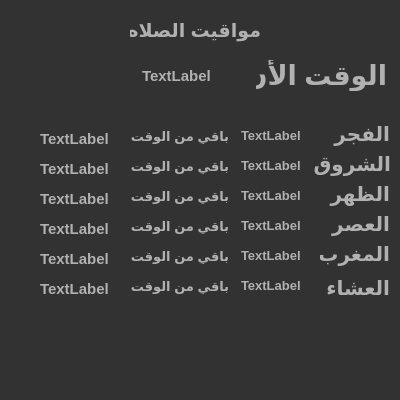
<?xml version="1.0" encoding="UTF-8"?>
<ui version="4.0">
 <class>MainWindow</class>
 <widget class="QMainWindow" name="MainWindow">
  <property name="enabled">
   <bool>true</bool>
  </property>
  <property name="geometry">
   <rect>
    <x>0</x>
    <y>0</y>
    <width>400</width>
    <height>400</height>
   </rect>
  </property>
  <property name="minimumSize">
   <size>
    <width>400</width>
    <height>0</height>
   </size>
  </property>
  <property name="maximumSize">
   <size>
    <width>400</width>
    <height>400</height>
   </size>
  </property>
  <property name="font">
   <font>
    <pointsize>10</pointsize>
   </font>
  </property>
  <property name="tabletTracking">
   <bool>false</bool>
  </property>
  <property name="contextMenuPolicy">
   <enum>Qt::DefaultContextMenu</enum>
  </property>
  <property name="windowTitle">
   <string>MainWindow</string>
  </property>
  <property name="layoutDirection">
   <enum>Qt::RightToLeft</enum>
  </property>
  <property name="autoFillBackground">
   <bool>false</bool>
  </property>
  <property name="styleSheet">
   <string notr="true">QToolTip
{
     border: 1px solid black;
     background-color: #ffa02f;
     padding: 1px;
     border-radius: 3px;
     opacity: 100;
}

QWidget
{
    color: #b1b1b1;
    background-color: #323232;
}

QTreeView, QListView
{
    background-color: silver;
    margin-left: 5px;
}

QWidget:item:hover
{
    background-color: QLinearGradient( x1: 0, y1: 0, x2: 0, y2: 1, stop: 0 #ffa02f, stop: 1 #ca0619);
    color: #000000;
}

QWidget:item:selected
{
    background-color: QLinearGradient( x1: 0, y1: 0, x2: 0, y2: 1, stop: 0 #ffa02f, stop: 1 #d7801a);
}

QMenuBar::item
{
    background: transparent;
}

QMenuBar::item:selected
{
    background: transparent;
    border: 1px solid #ffaa00;
}

QMenuBar::item:pressed
{
    background: #444;
    border: 1px solid #000;
    background-color: QLinearGradient(
        x1:0, y1:0,
        x2:0, y2:1,
        stop:1 #212121,
        stop:0.4 #343434/*,
        stop:0.2 #343434,
        stop:0.1 #ffaa00*/
    );
    margin-bottom:-1px;
    padding-bottom:1px;
}

QMenu
{
    border: 1px solid #000;
}

QMenu::item
{
    padding: 2px 20px 2px 20px;
}

QMenu::item:selected
{
    color: #000000;
}

QWidget:disabled
{
    color: #808080;
    background-color: #323232;
}

QAbstractItemView
{
    background-color: QLinearGradient( x1: 0, y1: 0, x2: 0, y2: 1, stop: 0 #4d4d4d, stop: 0.1 #646464, stop: 1 #5d5d5d);
}

QWidget:focus
{
    /*border: 1px solid darkgray;*/
}

QLineEdit
{
    background-color: QLinearGradient( x1: 0, y1: 0, x2: 0, y2: 1, stop: 0 #4d4d4d, stop: 0 #646464, stop: 1 #5d5d5d);
    padding: 1px;
    border-style: solid;
    border: 1px solid #1e1e1e;
    border-radius: 5;
}

QPushButton
{
    color: #b1b1b1;
    background-color: QLinearGradient( x1: 0, y1: 0, x2: 0, y2: 1, stop: 0 #565656, stop: 0.1 #525252, stop: 0.5 #4e4e4e, stop: 0.9 #4a4a4a, stop: 1 #464646);
    border-width: 1px;
    border-color: #1e1e1e;
    border-style: solid;
    border-radius: 6;
    padding: 3px;
    font-size: 12px;
    padding-left: 5px;
    padding-right: 5px;
    min-width: 40px;
}

QPushButton:pressed
{
    background-color: QLinearGradient( x1: 0, y1: 0, x2: 0, y2: 1, stop: 0 #2d2d2d, stop: 0.1 #2b2b2b, stop: 0.5 #292929, stop: 0.9 #282828, stop: 1 #252525);
}

QComboBox
{
    selection-background-color: #ffaa00;
    background-color: QLinearGradient( x1: 0, y1: 0, x2: 0, y2: 1, stop: 0 #565656, stop: 0.1 #525252, stop: 0.5 #4e4e4e, stop: 0.9 #4a4a4a, stop: 1 #464646);
    border-style: solid;
    border: 1px solid #1e1e1e;
    border-radius: 5;
}

QComboBox:hover,QPushButton:hover
{
    border: 2px solid QLinearGradient( x1: 0, y1: 0, x2: 0, y2: 1, stop: 0 #ffa02f, stop: 1 #d7801a);
}


QComboBox:on
{
    padding-top: 3px;
    padding-left: 4px;
    background-color: QLinearGradient( x1: 0, y1: 0, x2: 0, y2: 1, stop: 0 #2d2d2d, stop: 0.1 #2b2b2b, stop: 0.5 #292929, stop: 0.9 #282828, stop: 1 #252525);
    selection-background-color: #ffaa00;
}

QComboBox QAbstractItemView
{
    border: 2px solid darkgray;
    selection-background-color: QLinearGradient( x1: 0, y1: 0, x2: 0, y2: 1, stop: 0 #ffa02f, stop: 1 #d7801a);
}

QComboBox::drop-down
{
     subcontrol-origin: padding;
     subcontrol-position: top right;
     width: 15px;

     border-left-width: 0px;
     border-left-color: darkgray;
     border-left-style: solid; /* just a single line */
     border-top-right-radius: 3px; /* same radius as the QComboBox */
     border-bottom-right-radius: 3px;
 }

QComboBox::down-arrow
{
     image: url(:/dark_orange/img/down_arrow.png);
}

QGroupBox
{
    border: 1px solid darkgray;
    margin-top: 10px;
}

QGroupBox:focus
{
    border: 1px solid darkgray;
}

QTextEdit:focus
{
    border: 1px solid darkgray;
}

QScrollBar:horizontal {
     border: 1px solid #222222;
     background: QLinearGradient( x1: 0, y1: 0, x2: 0, y2: 1, stop: 0.0 #121212, stop: 0.2 #282828, stop: 1 #484848);
     height: 7px;
     margin: 0px 16px 0 16px;
}

QScrollBar::handle:horizontal
{
      background: QLinearGradient( x1: 0, y1: 0, x2: 1, y2: 0, stop: 0 #ffa02f, stop: 0.5 #d7801a, stop: 1 #ffa02f);
      min-height: 20px;
      border-radius: 2px;
}

QScrollBar::add-line:horizontal {
      border: 1px solid #1b1b19;
      border-radius: 2px;
      background: QLinearGradient( x1: 0, y1: 0, x2: 1, y2: 0, stop: 0 #ffa02f, stop: 1 #d7801a);
      width: 14px;
      subcontrol-position: right;
      subcontrol-origin: margin;
}

QScrollBar::sub-line:horizontal {
      border: 1px solid #1b1b19;
      border-radius: 2px;
      background: QLinearGradient( x1: 0, y1: 0, x2: 1, y2: 0, stop: 0 #ffa02f, stop: 1 #d7801a);
      width: 14px;
     subcontrol-position: left;
     subcontrol-origin: margin;
}

QScrollBar::right-arrow:horizontal, QScrollBar::left-arrow:horizontal
{
      border: 1px solid black;
      width: 1px;
      height: 1px;
      background: white;
}

QScrollBar::add-page:horizontal, QScrollBar::sub-page:horizontal
{
      background: none;
}

QScrollBar:vertical
{
      background: QLinearGradient( x1: 0, y1: 0, x2: 1, y2: 0, stop: 0.0 #121212, stop: 0.2 #282828, stop: 1 #484848);
      width: 7px;
      margin: 16px 0 16px 0;
      border: 1px solid #222222;
}

QScrollBar::handle:vertical
{
      background: QLinearGradient( x1: 0, y1: 0, x2: 0, y2: 1, stop: 0 #ffa02f, stop: 0.5 #d7801a, stop: 1 #ffa02f);
      min-height: 20px;
      border-radius: 2px;
}

QScrollBar::add-line:vertical
{
      border: 1px solid #1b1b19;
      border-radius: 2px;
      background: QLinearGradient( x1: 0, y1: 0, x2: 0, y2: 1, stop: 0 #ffa02f, stop: 1 #d7801a);
      height: 14px;
      subcontrol-position: bottom;
      subcontrol-origin: margin;
}

QScrollBar::sub-line:vertical
{
      border: 1px solid #1b1b19;
      border-radius: 2px;
      background: QLinearGradient( x1: 0, y1: 0, x2: 0, y2: 1, stop: 0 #d7801a, stop: 1 #ffa02f);
      height: 14px;
      subcontrol-position: top;
      subcontrol-origin: margin;
}

QScrollBar::up-arrow:vertical, QScrollBar::down-arrow:vertical
{
      border: 1px solid black;
      width: 1px;
      height: 1px;
      background: white;
}


QScrollBar::add-page:vertical, QScrollBar::sub-page:vertical
{
      background: none;
}

QTextEdit
{
    background-color: #242424;
}

QPlainTextEdit
{
    background-color: #242424;
}

QHeaderView::section
{
    background-color: QLinearGradient(x1:0, y1:0, x2:0, y2:1, stop:0 #616161, stop: 0.5 #505050, stop: 0.6 #434343, stop:1 #656565);
    color: white;
    padding-left: 4px;
    border: 1px solid #6c6c6c;
}

QCheckBox:disabled
{
color: #414141;
}

QDockWidget::title
{
    text-align: center;
    spacing: 3px; /* spacing between items in the tool bar */
    background-color: QLinearGradient(x1:0, y1:0, x2:0, y2:1, stop:0 #323232, stop: 0.5 #242424, stop:1 #323232);
}

QDockWidget::close-button, QDockWidget::float-button
{
    text-align: center;
    spacing: 1px; /* spacing between items in the tool bar */
    background-color: QLinearGradient(x1:0, y1:0, x2:0, y2:1, stop:0 #323232, stop: 0.5 #242424, stop:1 #323232);
}

QDockWidget::close-button:hover, QDockWidget::float-button:hover
{
    background: #242424;
}

QDockWidget::close-button:pressed, QDockWidget::float-button:pressed
{
    padding: 1px -1px -1px 1px;
}

QMainWindow::separator
{
    background-color: QLinearGradient(x1:0, y1:0, x2:0, y2:1, stop:0 #161616, stop: 0.5 #151515, stop: 0.6 #212121, stop:1 #343434);
    color: white;
    padding-left: 4px;
    border: 1px solid #4c4c4c;
    spacing: 3px; /* spacing between items in the tool bar */
}

QMainWindow::separator:hover
{

    background-color: QLinearGradient(x1:0, y1:0, x2:0, y2:1, stop:0 #d7801a, stop:0.5 #b56c17 stop:1 #ffa02f);
    color: white;
    padding-left: 4px;
    border: 1px solid #6c6c6c;
    spacing: 3px; /* spacing between items in the tool bar */
}

QToolBar::handle
{
     spacing: 3px; /* spacing between items in the tool bar */
     background: url(:/dark_orange/img/handle.png);
}

QMenu::separator
{
    height: 2px;
    background-color: QLinearGradient(x1:0, y1:0, x2:0, y2:1, stop:0 #161616, stop: 0.5 #151515, stop: 0.6 #212121, stop:1 #343434);
    color: white;
    padding-left: 4px;
    margin-left: 10px;
    margin-right: 5px;
}

QProgressBar
{
    border: 2px solid grey;
    border-radius: 5px;
    text-align: center;
}

QProgressBar::chunk
{
    background-color: #d7801a;
    width: 2.15px;
    margin: 0.5px;
}

QTabBar::tab {
    color: #b1b1b1;
    border: 1px solid #444;
    border-bottom-style: none;
    background-color: #323232;
    padding-left: 10px;
    padding-right: 10px;
    padding-top: 3px;
    padding-bottom: 2px;
    margin-right: -1px;
}

QTabWidget::pane {
    border: 1px solid #444;
    top: 1px;
}

QTabBar::tab:last
{
    margin-right: 0; /* the last selected tab has nothing to overlap with on the right */
    border-top-right-radius: 3px;
}

QTabBar::tab:first:!selected
{
 margin-left: 0px; /* the last selected tab has nothing to overlap with on the right */


    border-top-left-radius: 3px;
}

QTabBar::tab:!selected
{
    color: #b1b1b1;
    border-bottom-style: solid;
    margin-top: 3px;
    background-color: QLinearGradient(x1:0, y1:0, x2:0, y2:1, stop:1 #212121, stop:.4 #343434);
}

QTabBar::tab:selected
{
    border-top-left-radius: 3px;
    border-top-right-radius: 3px;
    margin-bottom: 0px;
}

QTabBar::tab:!selected:hover
{
    /*border-top: 2px solid #ffaa00;
    padding-bottom: 3px;*/
    border-top-left-radius: 3px;
    border-top-right-radius: 3px;
    background-color: QLinearGradient(x1:0, y1:0, x2:0, y2:1, stop:1 #212121, stop:0.4 #343434, stop:0.2 #343434, stop:0.1 #ffaa00);
}

QRadioButton::indicator:checked, QRadioButton::indicator:unchecked{
    color: #b1b1b1;
    background-color: #323232;
    border: 1px solid #b1b1b1;
    border-radius: 6px;
}

QRadioButton::indicator:checked
{
    background-color: qradialgradient(
        cx: 0.5, cy: 0.5,
        fx: 0.5, fy: 0.5,
        radius: 1.0,
        stop: 0.25 #ffaa00,
        stop: 0.3 #323232
    );
}

QCheckBox::indicator{
    color: #b1b1b1;
    background-color: #323232;
    border: 1px solid #b1b1b1;
    width: 9px;
    height: 9px;
}

QRadioButton::indicator
{
    border-radius: 6px;
}

QRadioButton::indicator:hover, QCheckBox::indicator:hover
{
    border: 1px solid #ffaa00;
}

QCheckBox::indicator:checked
{
    image:url(:/dark_orange/img/checkbox.png);
}

QCheckBox::indicator:disabled, QRadioButton::indicator:disabled
{
    border: 1px solid #444;
}


QSlider::groove:horizontal {
    border: 1px solid #3A3939;
    height: 8px;
    background: #201F1F;
    margin: 2px 0;
    border-radius: 2px;
}

QSlider::handle:horizontal {
    background: QLinearGradient( x1: 0, y1: 0, x2: 0, y2: 1,
      stop: 0.0 silver, stop: 0.2 #a8a8a8, stop: 1 #727272);
    border: 1px solid #3A3939;
    width: 14px;
    height: 14px;
    margin: -4px 0;
    border-radius: 2px;
}

QSlider::groove:vertical {
    border: 1px solid #3A3939;
    width: 8px;
    background: #201F1F;
    margin: 0 0px;
    border-radius: 2px;
}

QSlider::handle:vertical {
    background: QLinearGradient( x1: 0, y1: 0, x2: 0, y2: 1, stop: 0.0 silver,
      stop: 0.2 #a8a8a8, stop: 1 #727272);
    border: 1px solid #3A3939;
    width: 14px;
    height: 14px;
    margin: 0 -4px;
    border-radius: 2px;
}

QAbstractSpinBox {
    padding-top: 2px;
    padding-bottom: 2px;
    border: 1px solid darkgray;

    border-radius: 2px;
    min-width: 50px;
}


</string>
  </property>
  <property name="locale">
   <locale language="Arabic" country="Egypt"/>
  </property>
  <property name="documentMode">
   <bool>false</bool>
  </property>
  <widget class="QWidget" name="centralwidget">
   <widget class="QLabel" name="label_2">
    <property name="geometry">
     <rect>
      <x>320</x>
      <y>118</y>
      <width>70</width>
      <height>31</height>
     </rect>
    </property>
    <property name="font">
     <font>
      <pointsize>15</pointsize>
      <weight>75</weight>
      <bold>true</bold>
     </font>
    </property>
    <property name="text">
     <string>الفجر</string>
    </property>
   </widget>
   <widget class="QLabel" name="label_3">
    <property name="geometry">
     <rect>
      <x>310</x>
      <y>148</y>
      <width>81</width>
      <height>31</height>
     </rect>
    </property>
    <property name="font">
     <font>
      <pointsize>15</pointsize>
      <weight>75</weight>
      <bold>true</bold>
     </font>
    </property>
    <property name="text">
     <string>الشروق</string>
    </property>
   </widget>
   <widget class="QLabel" name="label_5">
    <property name="geometry">
     <rect>
      <x>320</x>
      <y>208</y>
      <width>70</width>
      <height>31</height>
     </rect>
    </property>
    <property name="font">
     <font>
      <pointsize>15</pointsize>
      <weight>75</weight>
      <bold>true</bold>
     </font>
    </property>
    <property name="text">
     <string>العصر</string>
    </property>
   </widget>
   <widget class="QLabel" name="label_11">
    <property name="geometry">
     <rect>
      <x>241</x>
      <y>240</y>
      <width>70</width>
      <height>31</height>
     </rect>
    </property>
    <property name="font">
     <font>
      <pointsize>10</pointsize>
      <weight>75</weight>
      <bold>true</bold>
     </font>
    </property>
    <property name="text">
     <string>TextLabel</string>
    </property>
   </widget>
   <widget class="QLabel" name="label_4">
    <property name="geometry">
     <rect>
      <x>320</x>
      <y>178</y>
      <width>70</width>
      <height>31</height>
     </rect>
    </property>
    <property name="font">
     <font>
      <pointsize>15</pointsize>
      <weight>75</weight>
      <bold>true</bold>
     </font>
    </property>
    <property name="text">
     <string>الظهر</string>
    </property>
   </widget>
   <widget class="QLabel" name="label_8">
    <property name="geometry">
     <rect>
      <x>241</x>
      <y>150</y>
      <width>70</width>
      <height>31</height>
     </rect>
    </property>
    <property name="font">
     <font>
      <pointsize>10</pointsize>
      <weight>75</weight>
      <bold>true</bold>
     </font>
    </property>
    <property name="text">
     <string>TextLabel</string>
    </property>
   </widget>
   <widget class="QLabel" name="label_1">
    <property name="geometry">
     <rect>
      <x>241</x>
      <y>120</y>
      <width>70</width>
      <height>31</height>
     </rect>
    </property>
    <property name="font">
     <font>
      <pointsize>10</pointsize>
      <weight>75</weight>
      <bold>true</bold>
     </font>
    </property>
    <property name="text">
     <string>TextLabel</string>
    </property>
   </widget>
   <widget class="QLabel" name="label_7">
    <property name="geometry">
     <rect>
      <x>320</x>
      <y>238</y>
      <width>70</width>
      <height>31</height>
     </rect>
    </property>
    <property name="font">
     <font>
      <pointsize>15</pointsize>
      <weight>75</weight>
      <bold>true</bold>
     </font>
    </property>
    <property name="text">
     <string>المغرب</string>
    </property>
   </widget>
   <widget class="QLabel" name="label_6">
    <property name="geometry">
     <rect>
      <x>320</x>
      <y>278</y>
      <width>70</width>
      <height>19</height>
     </rect>
    </property>
    <property name="font">
     <font>
      <pointsize>15</pointsize>
      <weight>75</weight>
      <bold>true</bold>
     </font>
    </property>
    <property name="text">
     <string>العشاء</string>
    </property>
   </widget>
   <widget class="QLabel" name="label_13">
    <property name="geometry">
     <rect>
      <x>241</x>
      <y>180</y>
      <width>70</width>
      <height>31</height>
     </rect>
    </property>
    <property name="font">
     <font>
      <pointsize>10</pointsize>
      <weight>75</weight>
      <bold>true</bold>
     </font>
    </property>
    <property name="text">
     <string>TextLabel</string>
    </property>
   </widget>
   <widget class="QLabel" name="label">
    <property name="geometry">
     <rect>
      <x>130</x>
      <y>10</y>
      <width>131</width>
      <height>41</height>
     </rect>
    </property>
    <property name="font">
     <font>
      <pointsize>14</pointsize>
      <weight>75</weight>
      <bold>true</bold>
     </font>
    </property>
    <property name="text">
     <string>مواقيت الصلاه</string>
    </property>
    <property name="textFormat">
     <enum>Qt::AutoText</enum>
    </property>
    <property name="margin">
     <number>0</number>
    </property>
   </widget>
   <widget class="QLabel" name="label_12">
    <property name="geometry">
     <rect>
      <x>241</x>
      <y>210</y>
      <width>70</width>
      <height>31</height>
     </rect>
    </property>
    <property name="font">
     <font>
      <pointsize>10</pointsize>
      <weight>75</weight>
      <bold>true</bold>
     </font>
    </property>
    <property name="text">
     <string>TextLabel</string>
    </property>
   </widget>
   <widget class="QLabel" name="label_14">
    <property name="geometry">
     <rect>
      <x>241</x>
      <y>270</y>
      <width>70</width>
      <height>31</height>
     </rect>
    </property>
    <property name="font">
     <font>
      <pointsize>10</pointsize>
      <weight>75</weight>
      <bold>true</bold>
     </font>
    </property>
    <property name="text">
     <string>TextLabel</string>
    </property>
   </widget>
   <widget class="QLabel" name="label_9">
    <property name="geometry">
     <rect>
      <x>142</x>
      <y>55</y>
      <width>100</width>
      <height>41</height>
     </rect>
    </property>
    <property name="font">
     <font>
      <pointsize>11</pointsize>
      <weight>75</weight>
      <bold>true</bold>
     </font>
    </property>
    <property name="text">
     <string>TextLabel</string>
    </property>
   </widget>
   <widget class="QLabel" name="label_10">
    <property name="geometry">
     <rect>
      <x>256</x>
      <y>60</y>
      <width>131</width>
      <height>31</height>
     </rect>
    </property>
    <property name="font">
     <font>
      <pointsize>20</pointsize>
      <weight>75</weight>
      <bold>true</bold>
     </font>
    </property>
    <property name="text">
     <string>الوقت الأن</string>
    </property>
   </widget>
   <widget class="QLabel" name="label_15">
    <property name="geometry">
     <rect>
      <x>129</x>
      <y>151</y>
      <width>100</width>
      <height>31</height>
     </rect>
    </property>
    <property name="font">
     <font>
      <pointsize>10</pointsize>
      <weight>75</weight>
      <bold>true</bold>
     </font>
    </property>
    <property name="text">
     <string>باقي من الوقت</string>
    </property>
   </widget>
   <widget class="QLabel" name="label_16">
    <property name="geometry">
     <rect>
      <x>129</x>
      <y>211</y>
      <width>100</width>
      <height>31</height>
     </rect>
    </property>
    <property name="font">
     <font>
      <pointsize>10</pointsize>
      <weight>75</weight>
      <bold>true</bold>
     </font>
    </property>
    <property name="text">
     <string>باقي من الوقت</string>
    </property>
   </widget>
   <widget class="QLabel" name="label_17">
    <property name="geometry">
     <rect>
      <x>129</x>
      <y>181</y>
      <width>100</width>
      <height>31</height>
     </rect>
    </property>
    <property name="font">
     <font>
      <pointsize>10</pointsize>
      <weight>75</weight>
      <bold>true</bold>
     </font>
    </property>
    <property name="text">
     <string>باقي من الوقت</string>
    </property>
   </widget>
   <widget class="QLabel" name="label_18">
    <property name="geometry">
     <rect>
      <x>129</x>
      <y>241</y>
      <width>100</width>
      <height>31</height>
     </rect>
    </property>
    <property name="font">
     <font>
      <pointsize>10</pointsize>
      <weight>75</weight>
      <bold>true</bold>
     </font>
    </property>
    <property name="text">
     <string>باقي من الوقت</string>
    </property>
   </widget>
   <widget class="QLabel" name="label_19">
    <property name="geometry">
     <rect>
      <x>129</x>
      <y>121</y>
      <width>100</width>
      <height>31</height>
     </rect>
    </property>
    <property name="font">
     <font>
      <pointsize>10</pointsize>
      <weight>75</weight>
      <bold>true</bold>
     </font>
    </property>
    <property name="text">
     <string>باقي من الوقت</string>
    </property>
   </widget>
   <widget class="QLabel" name="label_20">
    <property name="geometry">
     <rect>
      <x>129</x>
      <y>271</y>
      <width>100</width>
      <height>31</height>
     </rect>
    </property>
    <property name="font">
     <font>
      <pointsize>10</pointsize>
      <weight>75</weight>
      <bold>true</bold>
     </font>
    </property>
    <property name="text">
     <string>باقي من الوقت</string>
    </property>
   </widget>
   <widget class="QLabel" name="label_21">
    <property name="geometry">
     <rect>
      <x>40</x>
      <y>153</y>
      <width>80</width>
      <height>31</height>
     </rect>
    </property>
    <property name="font">
     <font>
      <pointsize>11</pointsize>
      <weight>75</weight>
      <bold>true</bold>
     </font>
    </property>
    <property name="text">
     <string>TextLabel</string>
    </property>
   </widget>
   <widget class="QLabel" name="label_22">
    <property name="geometry">
     <rect>
      <x>40</x>
      <y>213</y>
      <width>80</width>
      <height>31</height>
     </rect>
    </property>
    <property name="font">
     <font>
      <pointsize>11</pointsize>
      <weight>75</weight>
      <bold>true</bold>
     </font>
    </property>
    <property name="text">
     <string>TextLabel</string>
    </property>
   </widget>
   <widget class="QLabel" name="label_23">
    <property name="geometry">
     <rect>
      <x>40</x>
      <y>183</y>
      <width>80</width>
      <height>31</height>
     </rect>
    </property>
    <property name="font">
     <font>
      <pointsize>11</pointsize>
      <weight>75</weight>
      <bold>true</bold>
     </font>
    </property>
    <property name="text">
     <string>TextLabel</string>
    </property>
   </widget>
   <widget class="QLabel" name="label_24">
    <property name="geometry">
     <rect>
      <x>40</x>
      <y>123</y>
      <width>80</width>
      <height>31</height>
     </rect>
    </property>
    <property name="font">
     <font>
      <pointsize>11</pointsize>
      <weight>75</weight>
      <bold>true</bold>
     </font>
    </property>
    <property name="text">
     <string>TextLabel</string>
    </property>
   </widget>
   <widget class="QLabel" name="label_25">
    <property name="geometry">
     <rect>
      <x>40</x>
      <y>243</y>
      <width>80</width>
      <height>31</height>
     </rect>
    </property>
    <property name="font">
     <font>
      <pointsize>11</pointsize>
      <weight>75</weight>
      <bold>true</bold>
     </font>
    </property>
    <property name="text">
     <string>TextLabel</string>
    </property>
   </widget>
   <widget class="QLabel" name="label_26">
    <property name="geometry">
     <rect>
      <x>40</x>
      <y>273</y>
      <width>80</width>
      <height>31</height>
     </rect>
    </property>
    <property name="font">
     <font>
      <pointsize>11</pointsize>
      <weight>75</weight>
      <bold>true</bold>
     </font>
    </property>
    <property name="text">
     <string>TextLabel</string>
    </property>
   </widget>
  </widget>
  <widget class="QStatusBar" name="statusbar"/>
 </widget>
 <resources/>
 <connections/>
</ui>
